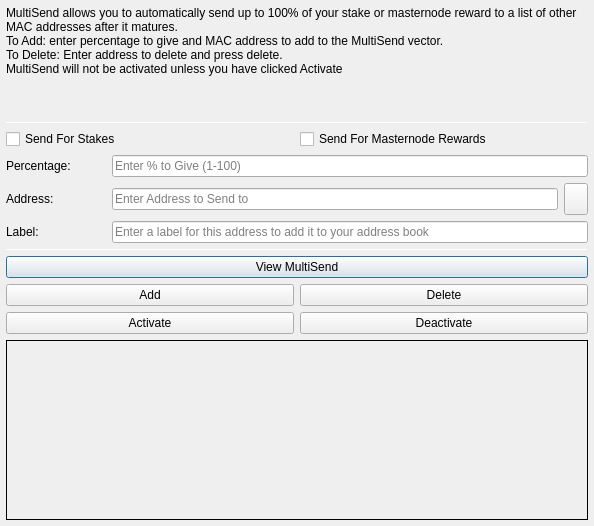
<?xml version="1.0" encoding="UTF-8"?>
<ui version="4.0">
 <class>MultiSendDialog</class>
 <widget class="QDialog" name="MultiSendDialog">
  <property name="windowModality">
   <enum>Qt::NonModal</enum>
  </property>
  <property name="geometry">
   <rect>
    <x>0</x>
    <y>0</y>
    <width>594</width>
    <height>526</height>
   </rect>
  </property>
  <property name="windowTitle">
   <string>MultiSend</string>
  </property>
  <layout class="QVBoxLayout" name="verticalLayout" stretch="0">
   <property name="leftMargin">
    <number>6</number>
   </property>
   <property name="topMargin">
    <number>6</number>
   </property>
   <property name="rightMargin">
    <number>6</number>
   </property>
   <property name="bottomMargin">
    <number>6</number>
   </property>
   <item>
    <layout class="QVBoxLayout" name="verticalLayout_Main" stretch="1,1,1,0,1,1,1">
     <item>
      <widget class="QLabel" name="label_2">
       <property name="lineWidth">
        <number>1</number>
       </property>
       <property name="text">
        <string>MultiSend allows you to automatically send up to 100% of your stake or masternode reward to a list of other MAC addresses after it matures.
To Add: enter percentage to give and MAC address to add to the MultiSend vector.
To Delete: Enter address to delete and press delete.
MultiSend will not be activated unless you have clicked Activate</string>
       </property>
       <property name="alignment">
        <set>Qt::AlignLeading|Qt::AlignLeft|Qt::AlignTop</set>
       </property>
       <property name="wordWrap">
        <bool>true</bool>
       </property>
      </widget>
     </item>
     <item>
      <widget class="Line" name="line">
       <property name="minimumSize">
        <size>
         <width>0</width>
         <height>1</height>
        </size>
       </property>
       <property name="maximumSize">
        <size>
         <width>16777215</width>
         <height>1</height>
        </size>
       </property>
       <property name="orientation">
        <enum>Qt::Horizontal</enum>
       </property>
      </widget>
     </item>
     <item>
      <layout class="QVBoxLayout" name="verticalLayout_Settings">
       <item>
        <layout class="QHBoxLayout" name="horizontalLayout">
         <item>
          <widget class="QCheckBox" name="multiSendStakeCheckBox">
           <property name="text">
            <string>Send For Stakes</string>
           </property>
          </widget>
         </item>
         <item>
          <widget class="QCheckBox" name="multiSendMasternodeCheckBox">
           <property name="text">
            <string>Send For Masternode Rewards</string>
           </property>
          </widget>
         </item>
        </layout>
       </item>
       <item>
        <layout class="QHBoxLayout" name="horizontalLayout_6">
         <item>
          <widget class="QLabel" name="label">
           <property name="minimumSize">
            <size>
             <width>100</width>
             <height>0</height>
            </size>
           </property>
           <property name="toolTip">
            <string>Percentage of stake to send</string>
           </property>
           <property name="text">
            <string>Percentage:</string>
           </property>
          </widget>
         </item>
         <item>
          <widget class="QLineEdit" name="multiSendPercentEdit">
           <property name="toolTip">
            <string>Enter whole numbers 1 - 100</string>
           </property>
           <property name="placeholderText">
            <string>Enter % to Give (1-100)</string>
           </property>
          </widget>
         </item>
        </layout>
       </item>
       <item>
        <layout class="QHBoxLayout" name="horizontalLayout_7">
         <item>
          <widget class="QLabel" name="label_5">
           <property name="minimumSize">
            <size>
             <width>100</width>
             <height>0</height>
            </size>
           </property>
           <property name="toolTip">
            <string>Address to send portion of stake to</string>
           </property>
           <property name="text">
            <string>Address:</string>
           </property>
          </widget>
         </item>
         <item>
          <widget class="QLineEdit" name="multiSendAddressEdit">
           <property name="toolTip">
            <string/>
           </property>
           <property name="placeholderText">
            <string>Enter Address to Send to</string>
           </property>
          </widget>
         </item>
         <item>
          <widget class="QToolButton" name="addressBookButton">
           <property name="maximumSize">
            <size>
             <width>16777215</width>
             <height>32</height>
            </size>
           </property>
           <property name="toolTip">
            <string>Choose an address from the address book</string>
           </property>
           <property name="text">
            <string/>
           </property>
           <property name="icon">
            <iconset resource="../mastercorecoin.qrc">
             <normaloff>:/icons/address-book</normaloff>:/icons/address-book</iconset>
           </property>
           <property name="shortcut">
            <string>Alt+A</string>
           </property>
          </widget>
         </item>
        </layout>
       </item>
      </layout>
     </item>
     <item>
      <layout class="QHBoxLayout" name="horizontalLayout_3">
       <item>
        <widget class="QLabel" name="label_3">
         <property name="minimumSize">
          <size>
           <width>100</width>
           <height>0</height>
          </size>
         </property>
         <property name="text">
          <string>Label:</string>
         </property>
        </widget>
       </item>
       <item>
        <widget class="QLineEdit" name="labelAddressLabelEdit">
         <property name="placeholderText">
          <string>Enter a label for this address to add it to your address book</string>
         </property>
        </widget>
       </item>
      </layout>
     </item>
     <item>
      <widget class="Line" name="line_2">
       <property name="minimumSize">
        <size>
         <width>0</width>
         <height>1</height>
        </size>
       </property>
       <property name="maximumSize">
        <size>
         <width>16777215</width>
         <height>1</height>
        </size>
       </property>
       <property name="orientation">
        <enum>Qt::Horizontal</enum>
       </property>
      </widget>
     </item>
     <item>
      <layout class="QVBoxLayout" name="verticalLayout_Buttons">
       <item>
        <layout class="QHBoxLayout" name="horizontalLayout_4">
         <item>
          <widget class="QPushButton" name="viewButton">
           <property name="toolTip">
            <string/>
           </property>
           <property name="statusTip">
            <string>View MultiSend Vector</string>
           </property>
           <property name="text">
            <string>View MultiSend</string>
           </property>
          </widget>
         </item>
        </layout>
       </item>
       <item>
        <layout class="QHBoxLayout" name="horizontalLayout_2">
         <item>
          <widget class="QPushButton" name="addButton">
           <property name="toolTip">
            <string/>
           </property>
           <property name="statusTip">
            <string>Add to MultiSend Vector</string>
           </property>
           <property name="text">
            <string>Add</string>
           </property>
          </widget>
         </item>
         <item>
          <widget class="QPushButton" name="deleteButton">
           <property name="toolTip">
            <string/>
           </property>
           <property name="statusTip">
            <string>Delete Address From MultiSend Vector</string>
           </property>
           <property name="text">
            <string>Delete</string>
           </property>
          </widget>
         </item>
        </layout>
       </item>
       <item>
        <layout class="QHBoxLayout" name="horizontalLayout_5">
         <item>
          <widget class="QPushButton" name="activateButton">
           <property name="statusTip">
            <string>Activate MultiSend</string>
           </property>
           <property name="text">
            <string>Activate</string>
           </property>
          </widget>
         </item>
         <item>
          <widget class="QPushButton" name="disableButton">
           <property name="statusTip">
            <string>Deactivate MultiSend</string>
           </property>
           <property name="text">
            <string>Deactivate</string>
           </property>
          </widget>
         </item>
        </layout>
       </item>
      </layout>
     </item>
     <item>
      <widget class="QLabel" name="message">
       <property name="minimumSize">
        <size>
         <width>0</width>
         <height>180</height>
        </size>
       </property>
       <property name="frameShape">
        <enum>QFrame::Panel</enum>
       </property>
       <property name="frameShadow">
        <enum>QFrame::Plain</enum>
       </property>
       <property name="lineWidth">
        <number>1</number>
       </property>
       <property name="midLineWidth">
        <number>1</number>
       </property>
       <property name="text">
        <string/>
       </property>
       <property name="alignment">
        <set>Qt::AlignLeading|Qt::AlignLeft|Qt::AlignTop</set>
       </property>
       <property name="wordWrap">
        <bool>true</bool>
       </property>
      </widget>
     </item>
    </layout>
   </item>
  </layout>
 </widget>
 <resources>
  <include location="../mastercorecoin.qrc"/>
 </resources>
 <connections/>
</ui>
